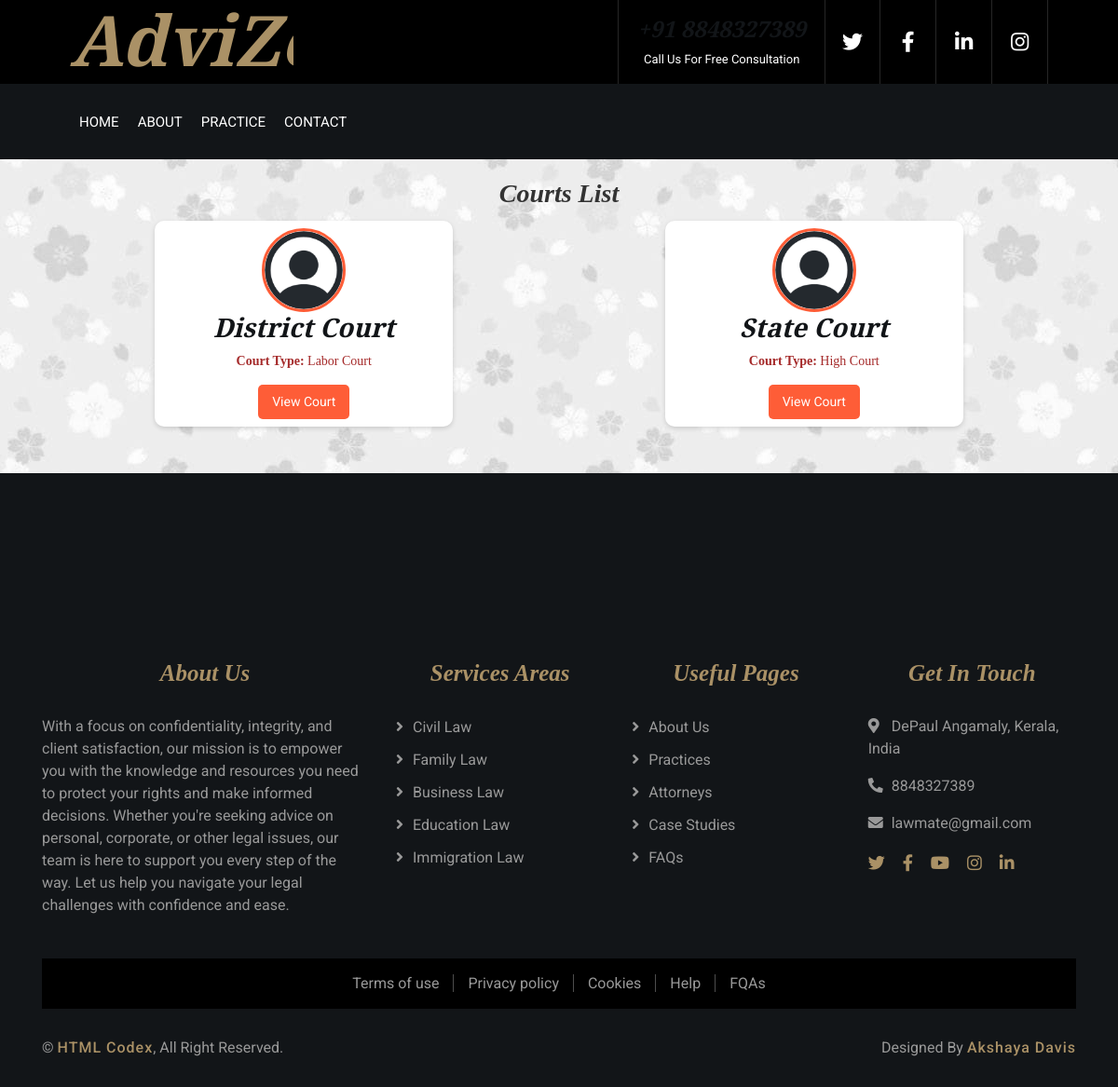
The page /all_courts on the database its author committed.
### userapp/models.py (models this page shows)
class Register(AbstractUser):
    usertype = models.CharField(max_length=50, default="admin")
    phone = models.CharField(max_length=15, null=True)  # Changed to CharField
    image = models.ImageField(upload_to='uploads/', null=True)
    barcouncil_number = models.CharField(max_length=15, null=True)
    specialization = models.CharField(max_length=50, null=True)
    address = models.CharField(max_length=100, null=True)
    bio = models.TextField(max_length=1000, null=True)
    qualification = models.CharField(max_length=50, null=True)
    experience = models.CharField(max_length=10, null=True)
    consultation_mode = models.CharField(max_length=50, null=True)
    court_jurisdiction = models.CharField(max_length=50, null=True)
    court_type = models.CharField(max_length=50, null=True)
    place = models.CharField(max_length=50, null=True)
    is_approved = models.BooleanField(default=True)

### userapp/views.py (the view)
# urls.py: path('all_courts',views.all_courts,name="all_courts"),
def all_courts(request):
    courts = Register.objects.filter(usertype="court")
    return render(request, 'all_courts.html', {'courts': courts})

### userapp/templates/all_courts.html
{% load static %}
{% include 'header.html' %}
<link rel="stylesheet" href="{% static 'css/all_lawyers.css' %}">
<h2 class="center">Courts List</h2>
<div class="lawyercontainer">
    {% for court in courts %}
    <div class="lawyer-profile-card">
        {% if court.image %}
        <img src="{{ court.image.url }}" alt="Court Profile Picture">
        {% else %}
        <img src="{% static 'img/img1.jpeg' %}" alt="Default Court Image">
        {% endif %}
        <h3>{{ court.first_name }}</h3>
        <p><strong>Court Type:</strong> {{ court.court_type }}</p>
        <a href="{% url 'profile_court' court.id %}" class="edit-button">View Court</a>
    </div>
    {% empty %}
    <p>No courts found.</p>
    {% endfor %}
</div>
{% include 'footer.html' %}

### userapp/static/css/style.css (style rules this page uses)
body { color: #666666; background: #ffffff; font-family: 'Roboto', sans-serif; font-weight: 400; }
h1, h2, h3, h4, h5, h6 { font-family: 'EB Garamond', serif; font-weight: 600; font-style: italic; color: #121518; }
a { color: #454545; transition: .3s; }

### userapp/static/css/all_lawyers.css (style rules this page uses)
h2 { text-align: center; font-size: 28px; color: #333; margin-top: 20px; font-family: 'Georgia', serif; }
.lawyercontainer { display: grid; grid-template-columns: repeat(auto-fit, minmax(300px, 1fr)); gap: 5px; justify-items: center; align-items: start; padding: 5px; width: 100%; max-width: 1100px; margin: 0 auto; }
.lawyer-profile-card { width: 100%; max-width: 320px; padding: 8px; border-radius: 10px; background: #fff; box-shadow: 0 2px 5px rgba(0,0,0,0.15); text-align: center; transition: transform 0.3s ease, box-shadow 0.3s ease; margin: 0; }
.lawyer-profile-card img { width: 90px; height: 90px; border-radius: 50%; border: 3px solid #fe5d37; }
.lawyer-profile-card p { color: brown; font-size: 14px; margin: 5px 0; font-family: 'Georgia', 'Times New Roman', serif; }
.edit-button { display: inline-block; padding: 8px 15px; margin-top: 10px; font-size: 14px; color: white; background-color: #fe5d37; border: none; cursor: pointer; border-radius: 5px; text-decoration: none; transition: 0.3s; }

### rows shown on the page
Register: first_name "District Court", court_type "Labor Court"
Register: first_name "State Court", court_type "High Court"
